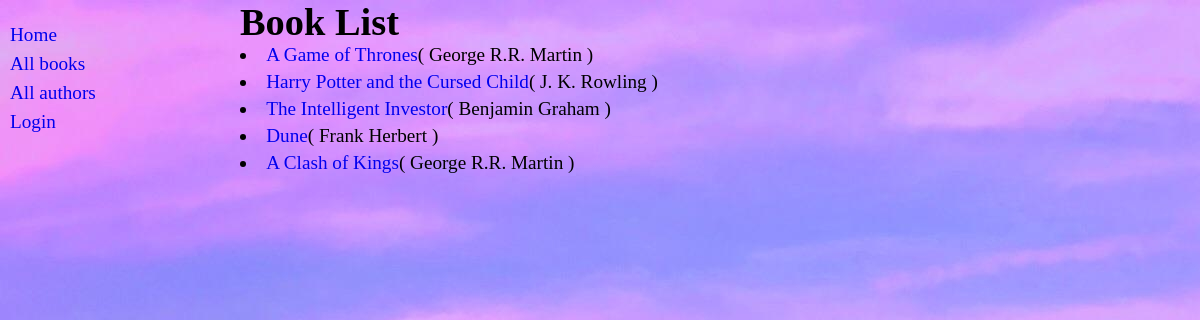
Page /catalog/books on the committed database.
### catalog/models.py (models this page shows, shortened)
class Book(models.Model):
    title = models.CharField(max_length=200)
    author = models.ForeignKey('Author',on_delete=models.SET_NULL,null=True,related_name='author')
    summury = models.TextField(max_length=1000,help_text="Enter a brief description of the book")
    isbn = models.CharField(max_length=13,unique=True)
    genres = models.ManyToManyField(Genre,help_text="Select genres for this book")
    languages = models.ManyToManyField(Language,help_text="Select languages for this book")
    def get_absolute_url(self):
        return reverse("book-detail",args=[
            str(self.id)
        ])
    def display_genre(self):
        """Create a list of genres of a book"""
        return list(self.genres.all())
    display_genre.short_description = 'Genre'   #a description for display_genre function

class Author(models.Model):
    name = models.CharField(max_length=100)
    date_of_birth = models.DateField(null=True,blank=True)
    date_of_death = models.DateField('Died',null=True,blank=True)
    class Meta:
        ordering = ('name','-date_of_birth')

### catalog/views.py (the view)
# urls.py: path('books',views.list_books,name='list_books'),
def list_books(request):
    all_books = Book.objects.all()
    return render(request,'catalog/books.html',{'books':all_books})

### catalog/templates/catalog/books.html
{% extends 'catalog/base.html' %}
{% block content %}
    <main>
        <h1>Book List</h1>
        <ul class="counts">
            {% for book in books %}
                <li><a href=" {{book.get_absolute_url}} ">{{book.title}}</a>( {{book.author.name}} )</li>
            {% endfor %}
        </ul>
    </main>
{% endblock content %}

### catalog/static/css/style.css (style rules this page uses)
* { padding: 0; margin: 0; box-sizing: border-box; }
body { background-image: url("../assets/bg.jpg"); background-position: cover; background-repeat: no-repeat; }
.main_container .content .counts { display: flex; flex-direction: column; gap: 5px; list-style-position: inside; }
.main_container .content a { text-decoration: none; }

### rows in the picture
Book: title "A Game of Thrones", author.name "George R.R. Martin"
Book: title "Harry Potter and the Cursed Child", author.name "J. K. Rowling"
Book: title "The Intelligent Investor", author.name "Benjamin Graham"
Book: title "Dune", author.name "Frank Herbert"
Book: title "A Clash of Kings", author.name "George R.R. Martin"
